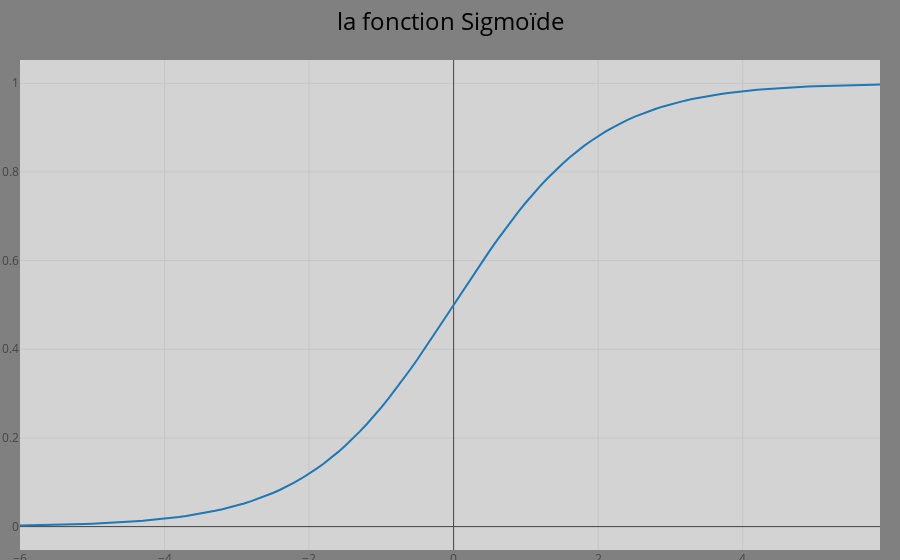

This figure's notebook cell:
### Markdown cell above
La fonction [logit](https://fr.wikipedia.org/wiki/Logit) a comme fonction réciproque de fonction [Sigmoïde](https://fr.wikipedia.org/wiki/Sigmo%C3%AFde_(math%C3%A9matiques)).

$$\sigma(x) = \frac{1}{1 + e^{-x}} $$

### Code cell
x = np.arange(-6, 6, 0.1)

fig = go.Figure(data=go.Scatter(x=x, y=1/(1+np.exp(-x))))
fig.update_layout(title='la fonction Sigmoïde',
                  template=fond_gris)

fig.show()
